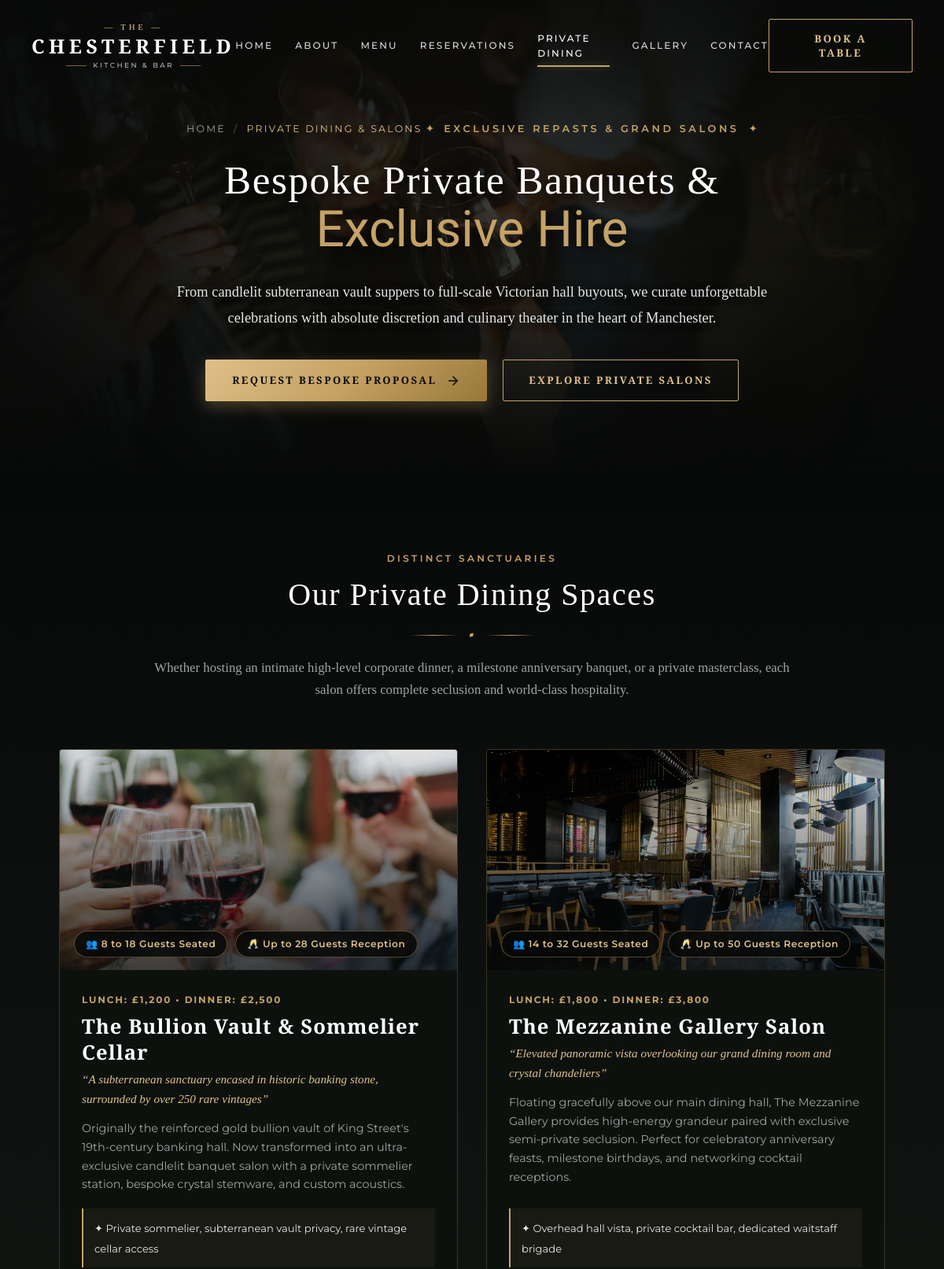
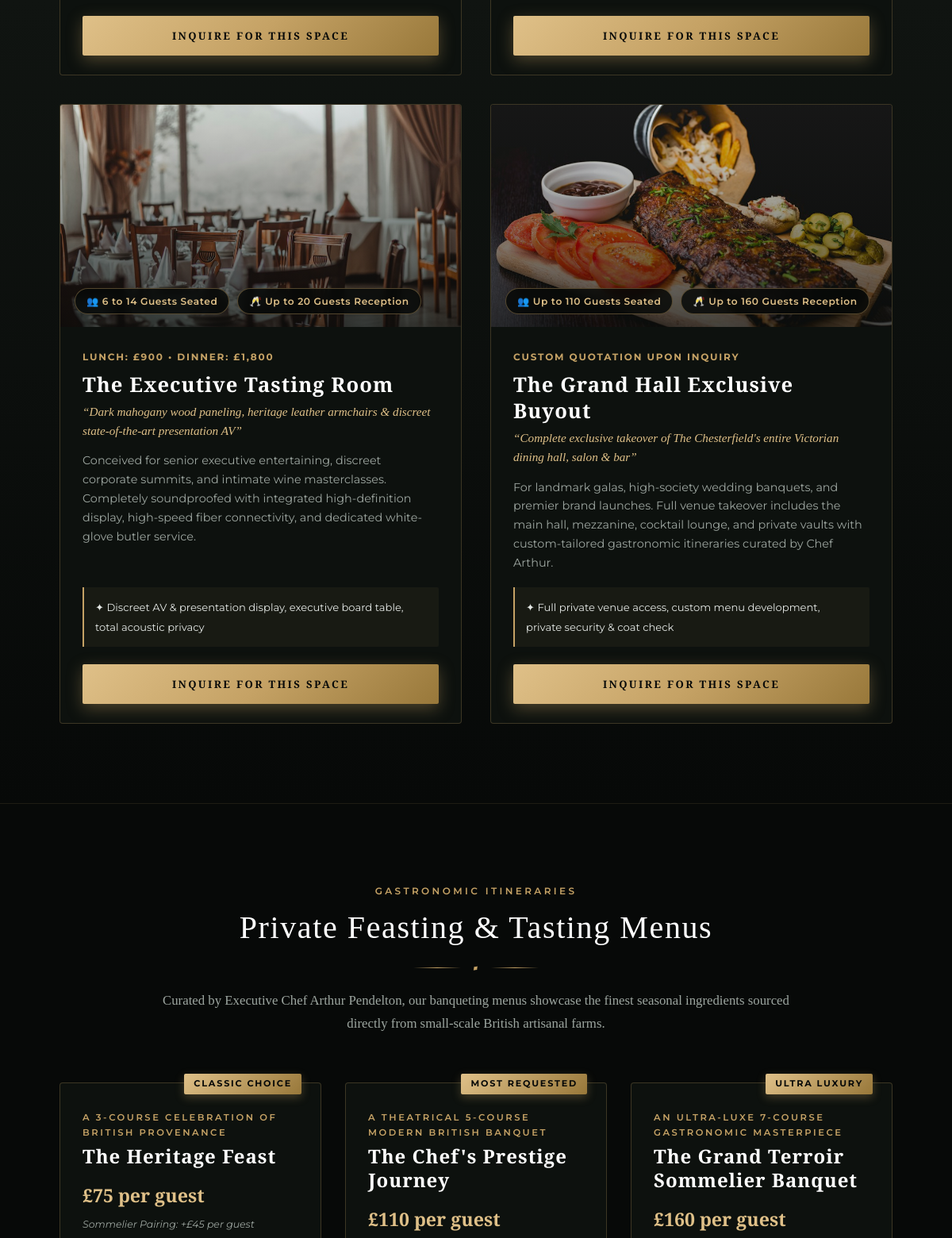
/private_dining/ (upper part), run on the app's committed database (2 pictures, top to bottom).
### private_dining/models.py (models this page shows, shortened)
class PrivateSalon(models.Model):
    name = models.CharField(max_length=150)
    slug = models.SlugField(max_length=100, unique=True)
    tagline = models.CharField(max_length=200)
    description = models.TextField()
    seated_capacity = models.CharField(max_length=100, default="Up to 18 Guests Seated")
    standing_capacity = models.CharField(max_length=100, default="Up to 30 Guests Reception")
    minimum_spend = models.CharField(max_length=150, default="Lunch from £1,200 • Dinner from £2,500")
    key_features = models.CharField(max_length=255, default="Dedicated sommelier, acoustic privacy, custom florals")
    image = models.ImageField(upload_to='salons/', blank=True, null=True)
    static_image = models.CharField(max_length=255, default='private_dining/media/salon_vault.jpg')
    order = models.PositiveIntegerField(default=0)
    is_active = models.BooleanField(default=True)
    class Meta:
        ordering = ['order', 'id']
        verbose_name_plural = "Private Dining Salons & Spaces"
    def get_image_url(self):
        if self.image:
            return self.image.url
        return f"/static/{self.static_image}"

class PrivateMenuPackage(models.Model):
    name = models.CharField(max_length=150)
    subtitle = models.CharField(max_length=200, default="Curated Seasonal Feasting")
    price_per_person = models.CharField(max_length=100, default="£85 per guest")
    wine_pairing_price = models.CharField(max_length=100, default="Sommelier Flight: +£55")
    description = models.TextField()
    course_1 = models.CharField(max_length=200, blank=True)
    course_2 = models.CharField(max_length=200, blank=True)
    course_3 = models.CharField(max_length=200, blank=True)
    course_4 = models.CharField(max_length=200, blank=True)
    badge = models.CharField(max_length=50, blank=True, default="POPULAR")
    order = models.PositiveIntegerField(default=0)
    class Meta:
        ordering = ['order', 'id']
        verbose_name_plural = "Private Feasting & Tasting Menus"

### private_dining/views.py (the view, shortened to what this page needs)
# urls.py: path('private_dining/', private_dining_views.private_dining_view, name='private_dining_view'),
def private_dining_view(request):
    salons = PrivateSalon.objects.filter(is_active=True)
    menus = PrivateMenuPackage.objects.all()
    services = EventService.objects.all()
    today_str = datetime.date.today().isoformat()
    max_date_str = (datetime.date.today() + datetime.timedelta(days=365)).isoformat()
    context = {
        'salons': salons,
        'menus': menus,
        'services': services,
        'today_str': today_str,
        'max_date_str': max_date_str,
    }
    return render(request, 'private_dining/private_dining.html', context)

### private_dining/templates/private_dining/private_dining.html (shortened to what this page needs)
{% extends 'base.html' %}
{% load static %}
{% block extra_css %}
<link rel="stylesheet" href="{% static 'private_dining/css/private_dining.css' %}">
{% endblock extra_css %}
{% block content %}
<div class="private-dining-page-wrapper">
    <section class="pd-hero-section" id="privateHero">
        <div class="pd-hero-bg" style="background-image: url('{% static 'private_dining/media/private_hero.jpg' %}');">
            <div class="pd-hero-overlay"></div>
        </div>
        <div class="pd-hero-content">
            <nav class="pd-breadcrumb" aria-label="Breadcrumb">
                <a href="/">HOME</a>
                <span class="crumb-separator">/</span>
                <span class="crumb-current">PRIVATE DINING & SALONS</span>
            </nav>
            <div class="pd-hero-kicker">
                <span class="gold-diamond">✦</span>
                <span class="kicker-text">EXCLUSIVE REPASTS & GRAND SALONS</span>
                <span class="gold-diamond">✦</span>
            </div>
            <h1 class="pd-hero-title">
                Bespoke Private Banquets & <br>
                <span class="highlight-script">Exclusive Hire</span>
            </h1>
            <p class="pd-hero-subtitle">
                From candlelit subterranean vault suppers to full-scale Victorian hall buyouts, we curate unforgettable celebrations with absolute discretion and culinary theater in the heart of Manchester.
            </p>
            <div class="hero-actions-wrap">
                <a href="#inquiryConsole" class="btn-solid-gold">
                    <span>REQUEST BESPOKE PROPOSAL</span>
                    <svg width="18" height="18" viewBox="0 0 24 24" fill="none" stroke="currentColor" stroke-width="2" stroke-linecap="round" stroke-linejoin="round">
                        <line x1="5" y1="12" x2="19" y2="12"></line>
                        <polyline points="12 5 19 12 12 19"></polyline>
                    </svg>
                </a>
                <a href="#privateSalons" class="btn-outline-gold">
                    EXPLORE PRIVATE SALONS
                </a>
            </div>
        </div>
    </section>
    <section class="pd-salons-section" id="privateSalons">
        <div class="pd-container">
            <div class="section-center-header">
                <span class="section-kicker">DISTINCT SANCTUARIES</span>
                <h2 class="section-heading">Our Private Dining Spaces</h2>
                <div class="gold-flourish-divider">
                    <span class="flourish-line"></span>
                    <span class="flourish-icon">♦</span>
                    <span class="flourish-line"></span>
                </div>
                <p class="section-subtext">
                    Whether hosting an intimate high-level corporate dinner, a milestone anniversary banquet, or a private masterclass, each salon offers complete seclusion and world-class hospitality.
                </p>
            </div>
            <div class="salons-showcase-grid">
                {% for salon in salons %}
                <div class="salon-feature-card">
                    <div class="salon-media-box">
                        <img src="{{ salon.get_image_url }}" alt="{{ salon.name }}" loading="lazy">
                        <div class="salon-capacity-pills">
                            <span class="cap-pill">👥 {{ salon.seated_capacity }}</span>
                            <span class="cap-pill">🥂 {{ salon.standing_capacity }}</span>
                        </div>
                    </div>
                    <div class="salon-content-box">
                        <span class="salon-kicker-tag">{{ salon.minimum_spend }}</span>
                        <h3 class="salon-title">{{ salon.name }}</h3>
                        <p class="salon-tagline"><em>“{{ salon.tagline }}”</em></p>
                        <p class="salon-description">{{ salon.description }}</p>
                        <div class="salon-amenities-row">
                            <span class="amenity-item">✦ {{ salon.key_features }}</span>
                        </div>
                        <div class="salon-card-action">
                            <button type="button" class="btn-solid-gold w-100 select-salon-trigger" data-salon-id="{{ salon.id }}" data-salon-name="{{ salon.name }}">
                                <span>INQUIRE FOR THIS SPACE</span>
                            </button>
                        </div>
                    </div>
                </div>
                {% empty %}
                <p class="text-center text-muted">No salons available at this moment.</p>
                {% endfor %}
            </div>
        </div>
    </section>
    <section class="pd-menus-section" id="privateMenus">
        <div class="pd-container">
            <div class="section-center-header">
                <span class="section-kicker">GASTRONOMIC ITINERARIES</span>
                <h2 class="section-heading">Private Feasting & Tasting Menus</h2>
                <div class="gold-flourish-divider">
                    <span class="flourish-line"></span>
                    <span class="flourish-icon">♦</span>
                    <span class="flourish-line"></span>
                </div>
                <p class="section-subtext">
                    Curated by Executive Chef Arthur Pendelton, our banqueting menus showcase the finest seasonal ingredients sourced directly from small-scale British artisanal farms.
                </p>
            </div>
            <div class="menus-showcase-grid">
                {% for menu in menus %}
                <div class="menu-package-card">
                    <div class="menu-badge">{{ menu.badge }}</div>
                    <span class="menu-sub">{{ menu.subtitle }}</span>
                    <h3 class="menu-title">{{ menu.name }}</h3>
                    <div class="menu-price-row">
                        <span class="menu-price">{{ menu.price_per_person }}</span>
                        <span class="menu-pairing">{{ menu.wine_pairing_price }}</span>
                    </div>
                </div>
                {% empty %}
                <p class="text-center text-muted">Bespoke menus crafted upon request.</p>
                {% endfor %}
            </div>
        </div>
    </section>
</div>
{% endblock content %}

### static/css/base.css (style rules this page uses)
:root { --gold-primary: #C5A265; --gold-light: #DFC088; --gold-dark: #9E7D43; --gold-glow: rgba(197, 162, 101, 0.35); --bg-dark: #0A0C0E; --bg-bar: #080B09; --bg-card: #121417; --text-white: #FFFFFF; --text-cream: #F5EFEB; --text-body: rgba(255, 255, 255, 0.78); --text-muted: rgba(255, 255, 255, 0.55); --border-gold: rgba(197, 162, 101, 0.35); --border-subtle: rgba(255, 255, 255, 0.12); --font-serif: 'Playfair Display', Georgia, serif; --font-cinzel: 'Cinzel', serif; --font-script: 'Alex Brush', cursive; --font-sans: 'Montserrat', -apple-system, BlinkMacSystemFont, "Segoe UI", Roboto, sans-serif; --transition-smooth: all 0.3s cubic-bezier(0.25, 0.8, 0.25, 1); --shadow-gold: 0 6px 20px rgba(197, 162, 101, 0.25); --radius-sm: 2px; --radius-md: 4px; }
*, *::before, *::after { margin: 0; padding: 0; box-sizing: border-box; }
html { scroll-behavior: smooth; font-size: 16px; -webkit-font-smoothing: antialiased; -moz-osx-font-smoothing: grayscale; }
body { background-color: var(--bg-dark); color: var(--text-white); font-family: var(--font-sans); line-height: 1.6; overflow-x: hidden; }
a { color: inherit; text-decoration: none; }
button { font-family: inherit; border: none; background: none; cursor: pointer; }
.btn-outline-gold { display: inline-block; padding: 11px 24px; border: 1px solid var(--gold-primary); background: transparent; color: var(--text-white); font-family: var(--font-sans); font-size: 0.75rem; font-weight: 600; letter-spacing: 0.18em; text-transform: uppercase; border-radius: var(--radius-sm); transition: var(--transition-smooth); }
.btn-solid-gold { display: inline-flex; align-items: center; gap: 12px; background: var(--gold-primary); color: #121417; padding: 14px 28px; font-family: var(--font-sans); font-size: 0.78rem; font-weight: 700; letter-spacing: 0.16em; text-transform: uppercase; border-radius: var(--radius-sm); border: none; cursor: pointer; transition: var(--transition-smooth); box-shadow: 0 4px 15px rgba(197, 162, 101, 0.3); }

### data on the page
PrivateSalon: get_image_url (picture), seated_capacity "8 to 18 Guests Seated", standing_capacity "Up to 28 Guests Reception", minimum_spend "LUNCH: £1,200 • DINNER: £2,500", name "The Bullion Vault & Sommelier Cellar", tagline "A subterranean sanctuary encased in historic banking stone, surrounded by over 250 rare vintages", description "Originally the reinforced gold bullion vault of King Street's 19th-century banking hall. Now transformed into an ultra-exclusive candlelit banquet salon with a private sommelier station, bespoke crystal stemware, and custom acoustics.", key_features "Private sommelier, subterranean vault privacy, rare vintage cellar access"
PrivateSalon: get_image_url (picture), seated_capacity "14 to 32 Guests Seated", standing_capacity "Up to 50 Guests Reception", minimum_spend "LUNCH: £1,800 • DINNER: £3,800", name "The Mezzanine Gallery Salon", tagline "Elevated panoramic vista overlooking our grand dining room and crystal chandeliers", description "Floating gracefully above our main dining hall, The Mezzanine Gallery provides high-energy grandeur paired with exclusive semi-private seclusion. Perfect for celebratory anniversary feasts, milestone birthdays, and networking cocktail receptions.", key_features "Overhead hall vista, private cocktail bar, dedicated waitstaff brigade"
PrivateSalon: get_image_url (picture), seated_capacity "6 to 14 Guests Seated", standing_capacity "Up to 20 Guests Reception", minimum_spend "LUNCH: £900 • DINNER: £1,800", name "The Executive Tasting Room", tagline "Dark mahogany wood paneling, heritage leather armchairs & discreet state-of-the-art presentation AV", description "Conceived for senior executive entertaining, discreet corporate summits, and intimate wine masterclasses. Completely soundproofed with integrated high-definition display, high-speed fiber connectivity, and dedicated white-glove butler service.", key_features "Discreet AV & presentation display, executive board table, total acoustic privacy"
PrivateSalon: get_image_url (picture), seated_capacity "Up to 110 Guests Seated", standing_capacity "Up to 160 Guests Reception", minimum_spend "CUSTOM QUOTATION UPON INQUIRY", name "The Grand Hall Exclusive Buyout", tagline "Complete exclusive takeover of The Chesterfield's entire Victorian dining hall, salon & bar", description "For landmark galas, high-society wedding banquets, and premier brand launches. Full venue takeover includes the main hall, mezzanine, cocktail lounge, and private vaults with custom-tailored gastronomic itineraries curated by Chef Arthur.", key_features "Full private venue access, custom menu development, private security & coat check"
PrivateMenuPackage: badge "CLASSIC CHOICE", subtitle "A 3-COURSE CELEBRATION OF BRITISH PROVENANCE", name "The Heritage Feast", price_per_person "£75 per guest", wine_pairing_price "Sommelier Pairing: +£45 per guest"
PrivateMenuPackage: badge "MOST REQUESTED", subtitle "A THEATRICAL 5-COURSE MODERN BRITISH BANQUET", name "The Chef's Prestige Journey", price_per_person "£110 per guest"
PrivateMenuPackage: badge "ULTRA LUXURY", subtitle "AN ULTRA-LUXE 7-COURSE GASTRONOMIC MASTERPIECE", name "The Grand Terroir Sommelier Banquet", price_per_person "£160 per guest"
